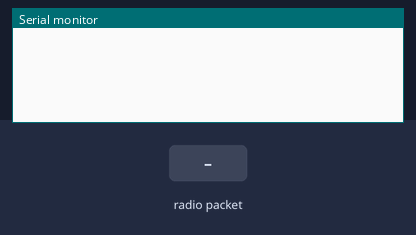
The sketch below on a simulated Arduino Uno, built with avr-gcc and run on an emulated ATmega328P. Shown: the last lines printed to the serial monitor. The test bench sets the inputs (shaded band). No radio packets arrive unless stated.

Above: at 1.2 s.
1.3 s: radio packet "1" arrives
At 1.6 s:
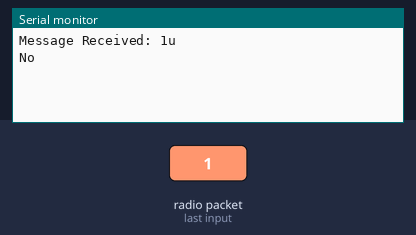
2.8 s: radio packet "0" arrives
At 4.0 s:
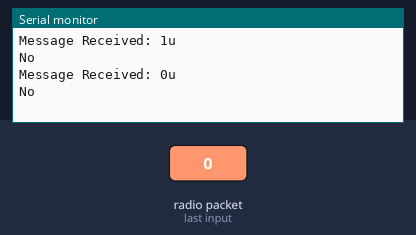
4.3 s: radio packet "2" arrives
At 5.1 s:
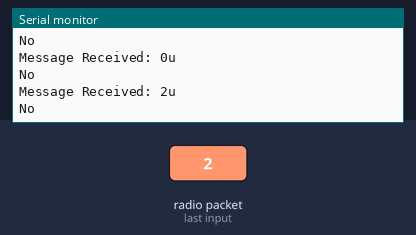

The sketch:

receiver.ino.ino
```cpp
//433Mhz RECEIVER CODE
// Include RadioHead Amplitude Shift Keying Library
#include <RH_ASK.h> //instal this library from the link http://www.airspayce.com/mikem/arduino/RadioHead/RadioHead-1.121.zip
// Include dependant SPI Library
#include <SPI.h>

// Create Amplitude Shift Keying Object
RH_ASK rf_driver;

void setup() {
  // Initialize ASK Object
  rf_driver.init();
  // Setup Serial Monitor
  Serial.begin(9600);
}

void loop() {
  // Set buffer to size of expected message
  uint8_t buf[11];
  uint8_t buflen = sizeof(buf);
  // Check if received packet is correct size
  if (rf_driver.recv(buf, &buflen)) {

    // Message received with valid checksum
    Serial.print("Message Received: ");
    Serial.println((char*)buf);

    // Check if the received message contains "Hell"
    if (strstr((char*)buf, "Hell") != NULL) {
      Serial.println("Yes");
    } else {
      Serial.println("No");
    }
  }
}
```

Measured:
- after the input at 1.3 s, the serial monitor: prints a new line at once (image 1)
- after the input at 2.8 s, the serial monitor: prints a new line at once (image 2)
- after the input at 4.3 s, the serial monitor: prints a new line at once (image 3)
